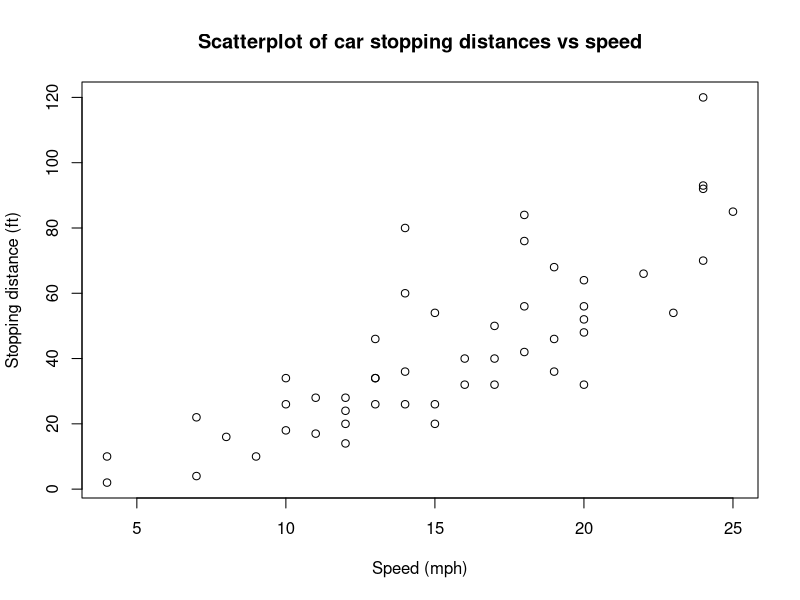
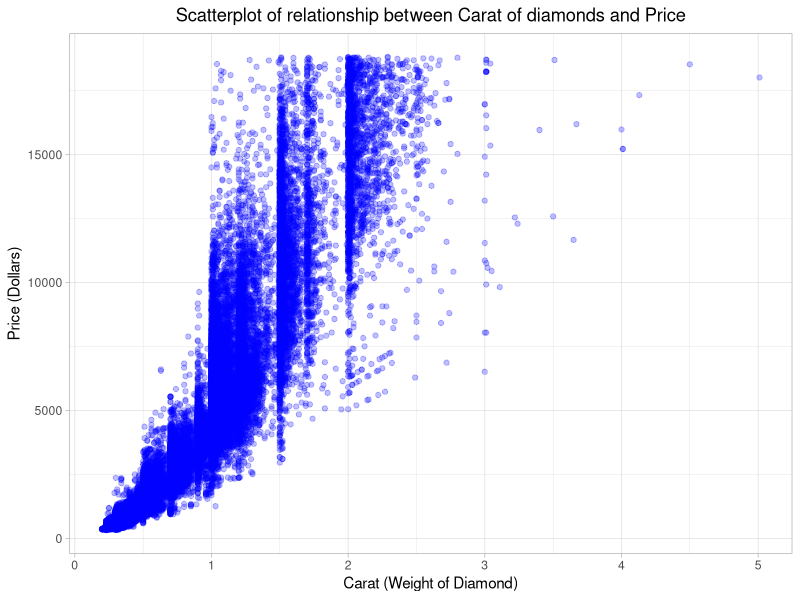
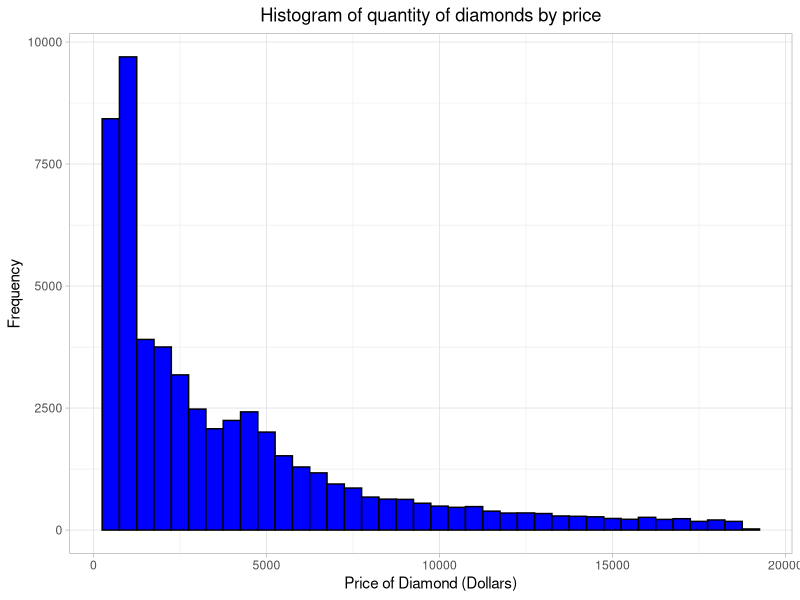
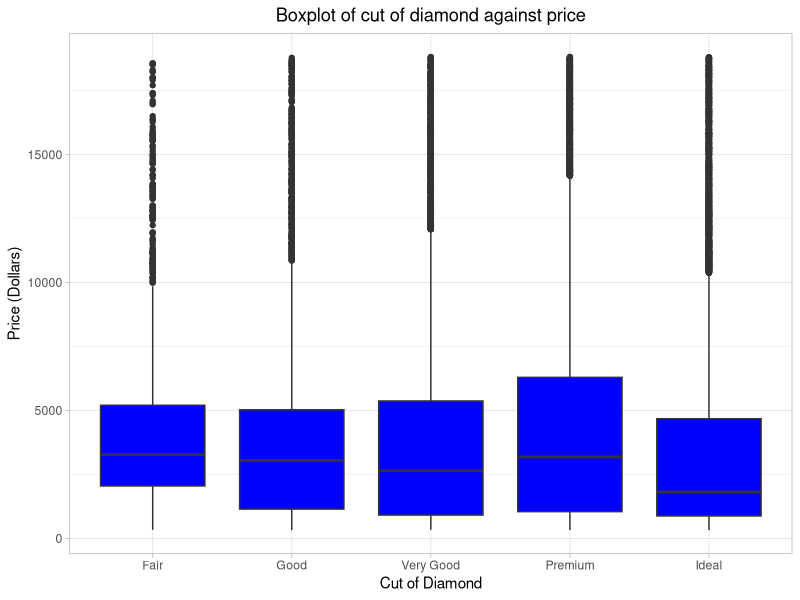

Recreate these plots in R, in order.
# Question 1
df <- data.frame(
    People = c("Tahir", "Jiaan", "Caleb", "Layla", "Chris"),
    Height = c(160, 170, 185, 140, 160)
)
head(df)

# Question 2
my_vector <- seq(from = 1, to = 1000, by = 1)
my_matrix <- matrix(1:100, nrow = 10, ncol = 10)
my_dataframe <- data.frame(name = rep(c("a", "b"), each = 10), value = 21:40)
my_list <- list(my_vector, my_matrix, my_dataframe)

my_vector[4]
my_matrix[7, 4]
my_dataframe[10, "name"]
my_list[[1]][5]

# Question 3
# Method 1 - print
print(200:300)

# Method 2 - for loop
for (i in 200:300) {
    print(i)
}

# Method 3 - sapply
values <- 200:300
sapply(values, print)

# Question 4
animals <- c("tiger", "lion", "badger", "fox", "rabbit", "fish", "dog", "octopus")
animals <- replace(animals, c(6, 8), c("squirrel", "horse"))
animals

# Question 5
data(cars)
plot(cars, xlab = "Speed (mph)", ylab = "Stopping distance (ft)", main = "Scatterplot of car stopping distances vs speed")

# Question 6
library(dplyr)
data(starwars)
as.data.frame(head(arrange(starwars, desc(height)), 1))
as.data.frame(head(arrange(starwars, mass), 1))

# Question 7
library(dplyr)
data(storms)
head(unique(storms))
# Number of different storms
storms %>%
    distinct(name) %>%
    tally()

# Year with most storms
storms %>%
    distinct(name, year) %>%
    count(year) %>%
    arrange(desc(n)) %>%
    head(1)

# Highest Pressure
storms %>%
    select(name, year, pressure) %>%
    arrange(desc(pressure)) %>%
    head(1)

# Question 8
# Loading Requirements
library(tidyverse)
data(diamonds)

# Creating plot of relationship between carat and price
ggplot(aes(x = carat, y = price), data = diamonds) +
    geom_point(alpha = 0.25, colour = "blue") + # Creating scatterplot
    labs( # Adding labels to axis and title
        x = "Carat (Weight of Diamond)",
        y = "Price (Dollars)",
        title = "Scatterplot of relationship between Carat of diamonds and Price"
    ) +
    theme_light() + # Using Theme to centre title
    theme(plot.title = element_text(hjust = 0.5))

# Creating histogram of all prices
ggplot(aes(x = price), data = diamonds) +
    geom_histogram( # Creating Histogram
        binwidth = 500,
        colour = "black",
        fill = "blue"
    ) +
    labs( # Adding labels to axis and title
        x = "Price of Diamond (Dollars)",
        y = "Frequency",
        title = "Histogram of quantity of diamonds by price"
    ) +
    theme_light() + # Adjusting title to centre
    theme(plot.title = element_text(hjust = 0.5))

# Creating boxplot of diamond cut
ggplot(aes(x = cut, y = price), data = diamonds) +
    geom_boxplot( # Creating boxplot
        fill = "blue"
    ) +
    labs( # Adding axis labels and title
        x = "Cut of Diamond",
        y = "Price (Dollars)",
        title = "Boxplot of cut of diamond against price"
    ) +
    theme_light() + # Making title centred
    theme(plot.title = element_text(hjust = 0.5))

# Question 9
# Loading Requirements
library(dplyr)
data(diamonds)

# Find maximum and minimum prices
print(paste("Maximum price diamond: ", max(diamonds$price)))
print(paste("Minimum price diamond: ", min(diamonds$price)))

# Creating a price type column
diamonds <- diamonds %>%
    mutate(price_type = ifelse( # Create new column and pass in result of if else
        diamonds$price < 5000,
        "Low Price", # Result if True
        "High Price" # Result if False
    ))

# Question 10
# Function to convert diamond carat to grams or milligrams
carat_conversion <- function(carat, unit) {
    if (unit == "grams") { # Converts to grams
        return(carat * 0.2)
    } else if (unit == "milligrams") { # Converts to milligrams
        return(carat * 200)
    } else { # If no valid option selected
        return("Error: Choose a valid unit ('grams' or 'milligrams')")
    }
}
# Print the heaviest diamond (in grams)
print(paste("Heaviest Diamond weighs: ", carat_conversion(max(diamonds$carat), "grams"), " grams."))
